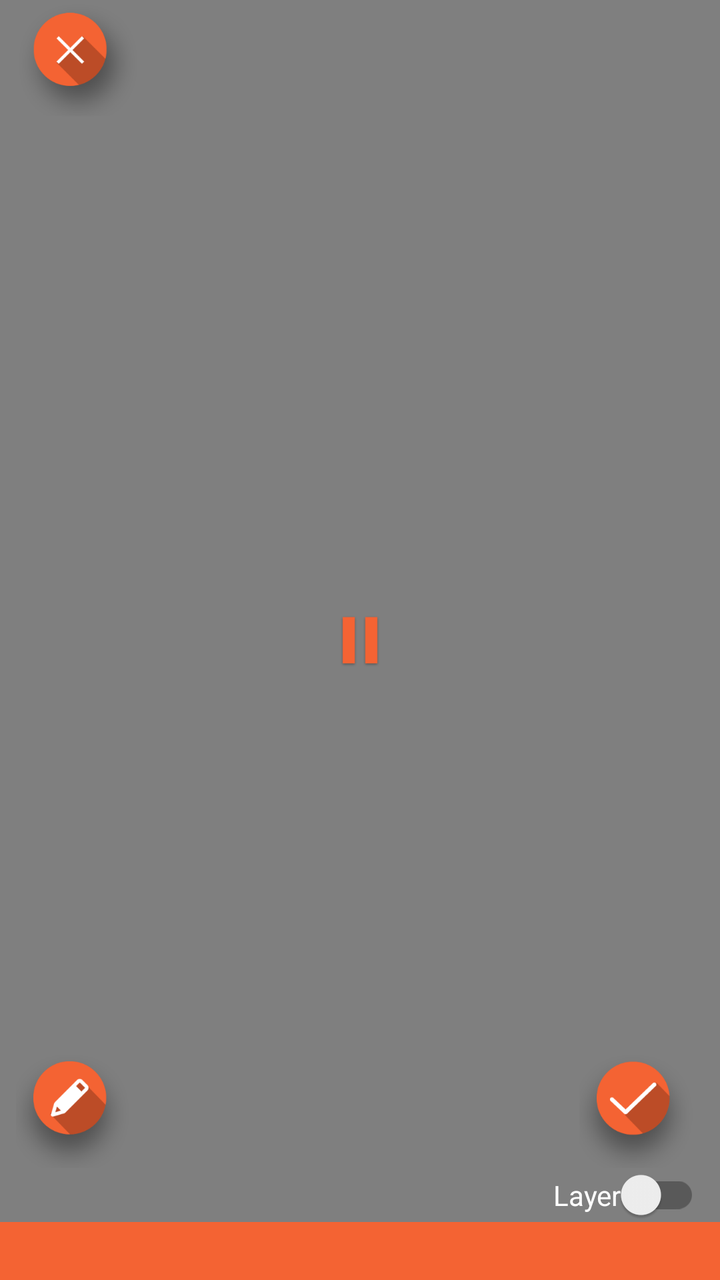
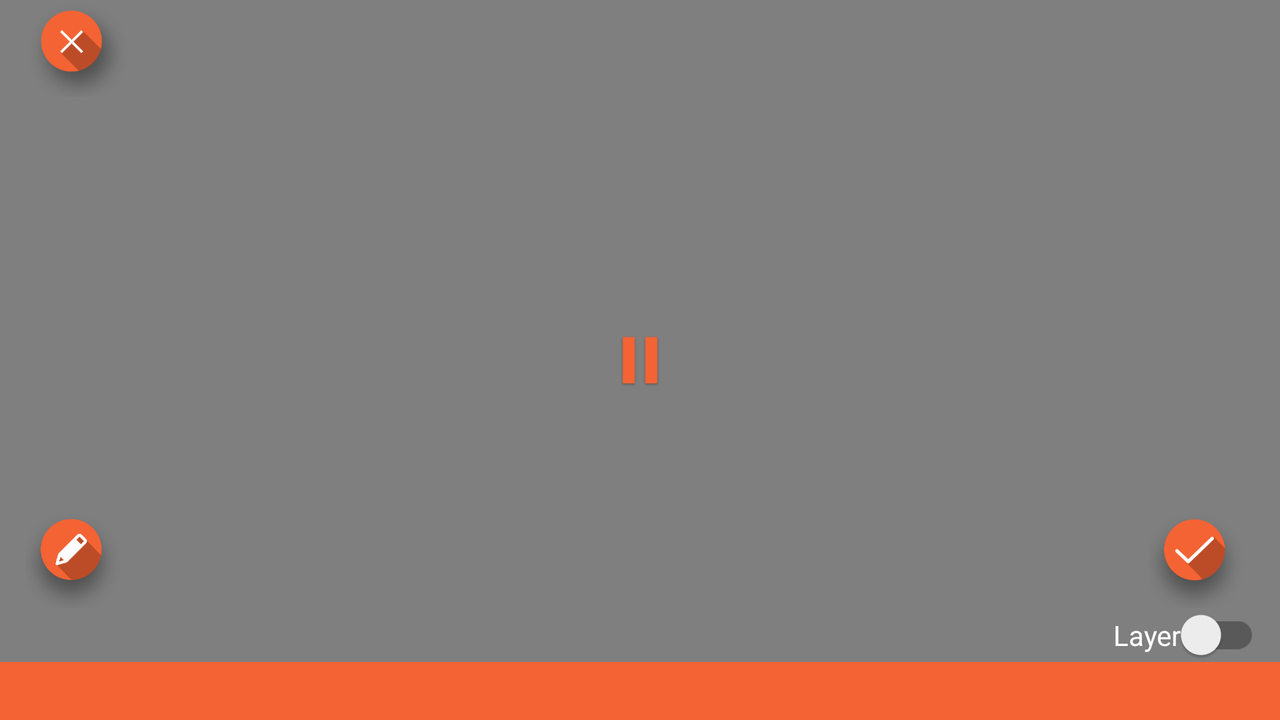

The same Android screen from two of the app's own layout files: first res/layout/ as a phone draws it, then the repository's variant for another configuration, drawn on a device whose configuration selects that folder. Both files follow.
<!-- AndroidManifest.xml: application theme MyMaterialTheme -->
<!-- res/layout/fragment_video.xml -->
<?xml version="1.0" encoding="utf-8"?>
<RelativeLayout xmlns:android="http://schemas.android.com/apk/res/android"
    android:layout_width="match_parent"
    android:background="@color/black"
    android:clickable="true"
    android:keepScreenOn="true"
    android:layout_height="match_parent">

    <FrameLayout xmlns:android="http://schemas.android.com/apk/res/android"
        android:id="@+id/frame"
        android:layout_width="match_parent"
        android:layout_height="match_parent">

        <RelativeLayout
            android:layout_width="match_parent"
            android:layout_height="match_parent">
            <VideoView
                android:layout_centerInParent="true"
                android:layout_width="match_parent"
                android:layout_height="match_parent"
                android:id="@+id/video"
                />
            <ImageView
                android:id="@+id/cross"
                android:layout_width="wrap_content"
                android:layout_height="60dp"
                android:layout_gravity="start|top"
                android:background="?attr/selectableItemBackground"
                android:src="@drawable/ic_cross_icon" />
            <ImageView
                android:id="@+id/watermark_image"
                android:layout_width="60dp"
                android:layout_height="60dp"
                android:layout_alignParentTop="true"
                android:layout_alignParentEnd="true"
                android:layout_alignParentRight="true"
                android:background="?attr/selectableItemBackground"
                />

            <ImageView
                android:layout_centerInParent="true"
                android:layout_width="wrap_content"
                android:layout_height="wrap_content"
                android:id="@+id/controlbutton"
                android:src="@drawable/pause"
                />
            <LinearLayout
                android:visibility="gone"
                android:layout_below="@+id/cross"
                android:orientation="horizontal"
                android:id="@+id/lefttap"
                android:layout_width="match_parent"
                android:layout_height="match_parent"
                android:layout_toLeftOf="@+id/controlbutton"
                >
                <TextView
                    android:visibility="invisible"
                    android:id="@+id/lefttaptext"
                    android:gravity="center"
                    android:layout_marginLeft="@dimen/margin_10_dp"
                    android:textColor="@color/white"
                    android:layout_width="match_parent"
                    android:layout_height="match_parent"
                    android:text="5 Seconds"
                    />
            </LinearLayout>
            <LinearLayout
                android:visibility="gone"
                android:layout_below="@+id/watermark_image"
                android:id="@+id/righttap"
                android:orientation="horizontal"
                android:layout_width="match_parent"
                android:layout_height="match_parent"
                android:layout_toRightOf="@+id/controlbutton"
                >
                <TextView
                    android:visibility="invisible"
                    android:id="@+id/righttaptext"
                    android:gravity="center"
                    android:layout_marginLeft="@dimen/margin_10_dp"
                    android:textColor="@color/white"
                    android:layout_width="match_parent"
                    android:layout_height="match_parent"
                    android:text="5 Seconds"
                    />
            </LinearLayout>
        </RelativeLayout>

        <RelativeLayout
            android:layout_width="match_parent"
            android:layout_height="wrap_content"
            android:layout_gravity="bottom">

            <ImageView
                android:id="@+id/edit"
                android:layout_width="wrap_content"
                android:layout_height="60dp"
                android:layout_above="@+id/ll_bottontext"
                android:layout_alignParentLeft="true"
                android:background="?attr/selectableItemBackground"
                android:src="@drawable/ic_edit_icon" />

            <ImageView
                android:id="@+id/save"
                android:layout_width="wrap_content"
                android:layout_height="60dp"
                android:layout_above="@+id/ll_bottontext"
                android:layout_alignParentRight="true"
                android:layout_gravity="end|bottom"
                android:background="?attr/selectableItemBackground"
                android:src="@drawable/ic_save_icon" />

            <LinearLayout
                android:id="@+id/ll_bottontext"
                android:layout_width="match_parent"
                android:layout_height="wrap_content"
                android:layout_alignParentBottom="true"
                android:orientation="vertical">

                <android.support.v7.widget.SwitchCompat
                    android:id="@+id/switch1"
                    android:layout_width="wrap_content"
                    android:layout_height="wrap_content"
                    android:layout_alignParentRight="true"
                    android:layout_below="@+id/save"
                    android:layout_gravity="end|bottom"
                    android:layout_marginRight="@dimen/margin_10_dp"
                    android:drawablePadding="@dimen/padding_5dp"
                    android:shadowColor="@color/appcolor"
                    android:text="Layer"
                    android:textColor="@color/white"
                    android:theme="@style/Color1SwitchStyle" />

                <TextView
                    android:padding="@dimen/size_5_dp"
                    android:textSize="@dimen/text_14_sp"
                    android:id="@+id/text"
                    android:layout_width="match_parent"
                    android:layout_height="wrap_content"
                    android:layout_alignParentBottom="true"
                    android:background="@color/appcolor"
                    android:textColor="@color/white" />


            </LinearLayout>

        </RelativeLayout>

    </FrameLayout>
</RelativeLayout>
<!-- resources referenced by this layout -->
<resources>
  <color name="appcolor">#F46333</color>
  <color name="black">#000</color>
  <color name="white">#fff</color>
  <dimen name="margin_10_dp">10dp</dimen>
  <dimen name="padding_5dp">5dp</dimen>
  <dimen name="size_5_dp">5dp</dimen>
  <dimen name="text_14_sp">14sp</dimen>
  <!-- drawable ic_cross_icon: png bitmap (drawable-hdpi, 6261 bytes) -->
  <!-- drawable ic_edit_icon: png bitmap (drawable-hdpi, 6290 bytes) -->
  <!-- drawable ic_save_icon: png bitmap (drawable-hdpi, 6187 bytes) -->
  <!-- drawable pause: png bitmap (drawable-hdpi, 511 bytes) -->
  <style name="Color1SwitchStyle">
          <item name="colorControlActivated">@color/appcolor</item>
      </style>
  <style name="MyMaterialTheme" parent="MyMaterialTheme.Base">
  
  
      </style>
  <style name="MyMaterialTheme.Base" parent="Theme.AppCompat.Light.DarkActionBar">
          <item name="windowNoTitle">true</item>
          <item name="windowActionBar">false</item>
          <item name="colorPrimary">@color/colorPrimary</item>
          <item name="colorPrimaryDark">@color/colorPrimaryDark</item>
          <item name="colorAccent">@color/colorAccent</item>
      </style>
  <color name="colorPrimary">#3F51B5</color>
  <color name="colorPrimaryDark">#CA522B</color>
  <color name="colorAccent">#FF4081</color>
</resources>
<!-- res/layout-land/fragment_video.xml (the repository's variant of the layout above) -->
<!-- drawn on the phone turned sideways -->
<?xml version="1.0" encoding="utf-8"?>
<RelativeLayout xmlns:android="http://schemas.android.com/apk/res/android"
    android:layout_width="match_parent"
    android:background="@color/black"
    android:clickable="true"
    android:layout_height="match_parent">

    <FrameLayout xmlns:android="http://schemas.android.com/apk/res/android"
        android:id="@+id/frame"
        android:layout_width="match_parent"
        android:layout_height="match_parent">

        <VideoView
            android:layout_gravity="center"
            android:layout_width="match_parent"
            android:layout_height="match_parent"
            android:id="@+id/video"
            />

        <ImageView
            android:id="@+id/cross"
            android:layout_width="wrap_content"
            android:layout_height="50dp"
            android:layout_gravity="start|top"
            android:background="?attr/selectableItemBackground"
            android:src="@drawable/ic_cross_icon" />
        <ImageView
            android:id="@+id/watermark_image"
            android:layout_width="80dp"
            android:layout_height="80dp"
            android:layout_gravity="end|top"
            android:background="?attr/selectableItemBackground"
            />

        <ImageView
            android:layout_gravity="center"
            android:layout_width="match_parent"
            android:layout_height="wrap_content"
            android:id="@+id/controlbutton"
            android:src="@drawable/pause"
            />
        <RelativeLayout
            android:layout_width="match_parent"
            android:layout_height="wrap_content"
            android:layout_gravity="bottom">

            <ImageView
                android:id="@+id/edit"
                android:layout_width="wrap_content"
                android:layout_height="50dp"
                android:layout_above="@+id/ll_bottontext"
                android:layout_alignParentLeft="true"
                android:background="?attr/selectableItemBackground"
                android:src="@drawable/ic_edit_icon" />

            <ImageView
                android:id="@+id/save"
                android:layout_width="wrap_content"
                android:layout_height="50dp"
                android:layout_above="@+id/ll_bottontext"
                android:layout_alignParentRight="true"
                android:layout_gravity="end|bottom"
                android:background="?attr/selectableItemBackground"
                android:src="@drawable/ic_save_icon" />

            <LinearLayout
                android:id="@+id/ll_bottontext"
                android:layout_width="match_parent"
                android:layout_height="wrap_content"
                android:layout_alignParentBottom="true"
                android:orientation="vertical">

                <android.support.v7.widget.SwitchCompat
                    android:id="@+id/switch1"
                    android:layout_width="wrap_content"
                    android:layout_height="wrap_content"
                    android:layout_alignParentRight="true"
                    android:layout_below="@+id/save"
                    android:layout_gravity="end|bottom"
                    android:layout_marginRight="@dimen/margin_10_dp"
                    android:drawablePadding="@dimen/padding_5dp"
                    android:shadowColor="@color/appcolor"

                    android:text="Layer"
                    android:textColor="@color/white"

                    android:theme="@style/Color1SwitchStyle" />

                <TextView
                    android:id="@+id/text"
                    android:layout_width="match_parent"
                    android:layout_height="wrap_content"
                    android:layout_alignParentBottom="true"
                    android:background="@color/appcolor"
                    android:padding="@dimen/size_5_dp"
                    android:textColor="@color/white" />


            </LinearLayout>

        </RelativeLayout>

    </FrameLayout>
</RelativeLayout>
<!-- resources referenced by the variant -->
<!-- as the phone turned sideways resolves them -->
<resources>
  <color name="appcolor">#F46333</color>
  <color name="black">#000</color>
  <color name="white">#fff</color>
  <dimen name="margin_10_dp">10dp</dimen>
  <dimen name="padding_5dp">5dp</dimen>
  <dimen name="size_5_dp">5dp</dimen>
  <!-- drawable ic_cross_icon: png bitmap (drawable-hdpi, 6261 bytes) -->
  <!-- drawable ic_edit_icon: png bitmap (drawable-hdpi, 6290 bytes) -->
  <!-- drawable ic_save_icon: png bitmap (drawable-hdpi, 6187 bytes) -->
  <!-- drawable pause: png bitmap (drawable-hdpi, 511 bytes) -->
  <style name="Color1SwitchStyle">
          <item name="colorControlActivated">@color/appcolor</item>
      </style>
  <style name="MyMaterialTheme" parent="MyMaterialTheme.Base">
  
  
      </style>
  <style name="MyMaterialTheme.Base" parent="Theme.AppCompat.Light.DarkActionBar">
          <item name="windowNoTitle">true</item>
          <item name="windowActionBar">false</item>
          <item name="colorPrimary">@color/colorPrimary</item>
          <item name="colorPrimaryDark">@color/colorPrimaryDark</item>
          <item name="colorAccent">@color/colorAccent</item>
      </style>
  <color name="colorPrimary">#3F51B5</color>
  <color name="colorPrimaryDark">#CA522B</color>
  <color name="colorAccent">#FF4081</color>
</resources>
